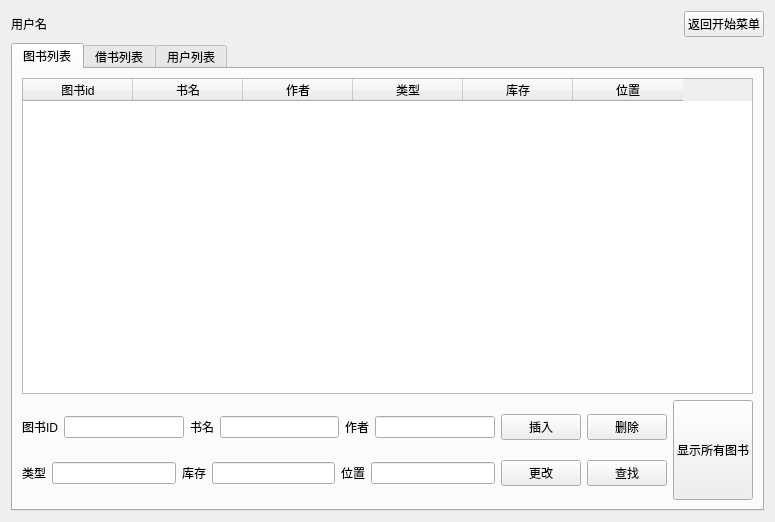
<?xml version="1.0" encoding="UTF-8"?>
<ui version="4.0">
 <class>Form</class>
 <widget class="QWidget" name="Form">
  <property name="geometry">
   <rect>
    <x>0</x>
    <y>0</y>
    <width>775</width>
    <height>522</height>
   </rect>
  </property>
  <property name="windowTitle">
   <string>管理员界面</string>
  </property>
  <layout class="QVBoxLayout" name="verticalLayout_5">
   <item>
    <layout class="QHBoxLayout" name="horizontalLayout_4">
     <item>
      <widget class="QLabel" name="label_name">
       <property name="text">
        <string>用户名</string>
       </property>
      </widget>
     </item>
     <item>
      <spacer name="horizontalSpacer">
       <property name="orientation">
        <enum>Qt::Horizontal</enum>
       </property>
       <property name="sizeHint" stdset="0">
        <size>
         <width>40</width>
         <height>20</height>
        </size>
       </property>
      </spacer>
     </item>
     <item>
      <widget class="QPushButton" name="pushButton">
       <property name="text">
        <string>返回开始菜单</string>
       </property>
      </widget>
     </item>
    </layout>
   </item>
   <item>
    <widget class="QTabWidget" name="tabWidget">
     <property name="font">
      <font>
       <kerning>true</kerning>
      </font>
     </property>
     <property name="currentIndex">
      <number>0</number>
     </property>
     <widget class="QWidget" name="tab">
      <attribute name="title">
       <string>图书列表</string>
      </attribute>
      <layout class="QVBoxLayout" name="verticalLayout_2">
       <item>
        <widget class="QTableWidget" name="tableWidget">
         <property name="editTriggers">
          <set>QAbstractItemView::NoEditTriggers</set>
         </property>
         <property name="showGrid">
          <bool>true</bool>
         </property>
         <property name="sortingEnabled">
          <bool>false</bool>
         </property>
         <attribute name="horizontalHeaderDefaultSectionSize">
          <number>110</number>
         </attribute>
         <column>
          <property name="text">
           <string>图书id</string>
          </property>
         </column>
         <column>
          <property name="text">
           <string>书名</string>
          </property>
         </column>
         <column>
          <property name="text">
           <string>作者</string>
          </property>
         </column>
         <column>
          <property name="text">
           <string>类型</string>
          </property>
         </column>
         <column>
          <property name="text">
           <string>库存</string>
          </property>
         </column>
         <column>
          <property name="text">
           <string>位置</string>
          </property>
         </column>
        </widget>
       </item>
       <item>
        <layout class="QHBoxLayout" name="horizontalLayout_3">
         <item>
          <layout class="QVBoxLayout" name="verticalLayout">
           <item>
            <layout class="QHBoxLayout" name="horizontalLayout">
             <item>
              <widget class="QLabel" name="label_4">
               <property name="text">
                <string>图书ID</string>
               </property>
              </widget>
             </item>
             <item>
              <widget class="QLineEdit" name="lineEdit_bid">
               <property name="sizePolicy">
                <sizepolicy hsizetype="Expanding" vsizetype="Fixed">
                 <horstretch>0</horstretch>
                 <verstretch>0</verstretch>
                </sizepolicy>
               </property>
              </widget>
             </item>
             <item>
              <widget class="QLabel" name="label">
               <property name="text">
                <string>书名</string>
               </property>
              </widget>
             </item>
             <item>
              <widget class="QLineEdit" name="lineEdit_bname"/>
             </item>
             <item>
              <widget class="QLabel" name="label_12">
               <property name="text">
                <string>作者</string>
               </property>
              </widget>
             </item>
             <item>
              <widget class="QLineEdit" name="lineEdit_bauthor"/>
             </item>
             <item>
              <widget class="QPushButton" name="Button_book_cr">
               <property name="text">
                <string>插入</string>
               </property>
              </widget>
             </item>
             <item>
              <widget class="QPushButton" name="Button_book_sc">
               <property name="text">
                <string>删除</string>
               </property>
              </widget>
             </item>
            </layout>
           </item>
           <item>
            <layout class="QHBoxLayout" name="horizontalLayout_2">
             <item>
              <widget class="QLabel" name="label_2">
               <property name="text">
                <string>类型</string>
               </property>
              </widget>
             </item>
             <item>
              <widget class="QLineEdit" name="lineEdit_btype"/>
             </item>
             <item>
              <widget class="QLabel" name="label_11">
               <property name="text">
                <string>库存</string>
               </property>
              </widget>
             </item>
             <item>
              <widget class="QLineEdit" name="lineEdit_bnumber"/>
             </item>
             <item>
              <widget class="QLabel" name="label_3">
               <property name="text">
                <string>位置</string>
               </property>
              </widget>
             </item>
             <item>
              <widget class="QLineEdit" name="lineEdit_bplace"/>
             </item>
             <item>
              <widget class="QPushButton" name="Button_book_gg">
               <property name="text">
                <string>更改</string>
               </property>
              </widget>
             </item>
             <item>
              <widget class="QPushButton" name="Button_book_cz">
               <property name="text">
                <string>查找</string>
               </property>
              </widget>
             </item>
            </layout>
           </item>
          </layout>
         </item>
         <item>
          <widget class="QPushButton" name="Button_book_display">
           <property name="sizePolicy">
            <sizepolicy hsizetype="Minimum" vsizetype="Fixed">
             <horstretch>0</horstretch>
             <verstretch>0</verstretch>
            </sizepolicy>
           </property>
           <property name="minimumSize">
            <size>
             <width>0</width>
             <height>100</height>
            </size>
           </property>
           <property name="text">
            <string>显示所有图书</string>
           </property>
          </widget>
         </item>
        </layout>
       </item>
      </layout>
     </widget>
     <widget class="QWidget" name="tab_2">
      <attribute name="title">
       <string>借书列表</string>
      </attribute>
      <layout class="QVBoxLayout" name="verticalLayout_4">
       <item>
        <widget class="QTableWidget" name="tableWidget_2">
         <property name="editTriggers">
          <set>QAbstractItemView::NoEditTriggers</set>
         </property>
         <property name="selectionMode">
          <enum>QAbstractItemView::ExtendedSelection</enum>
         </property>
         <property name="textElideMode">
          <enum>Qt::ElideRight</enum>
         </property>
         <property name="verticalScrollMode">
          <enum>QAbstractItemView::ScrollPerItem</enum>
         </property>
         <property name="sortingEnabled">
          <bool>false</bool>
         </property>
         <attribute name="horizontalHeaderDefaultSectionSize">
          <number>90</number>
         </attribute>
         <column>
          <property name="text">
           <string>序号</string>
          </property>
         </column>
         <column>
          <property name="text">
           <string>书ID</string>
          </property>
         </column>
         <column>
          <property name="text">
           <string>书名</string>
          </property>
         </column>
         <column>
          <property name="text">
           <string>用户账号</string>
          </property>
         </column>
         <column>
          <property name="text">
           <string>用户名</string>
          </property>
         </column>
         <column>
          <property name="text">
           <string>借阅时间</string>
          </property>
         </column>
         <column>
          <property name="text">
           <string>归还时间</string>
          </property>
         </column>
         <column>
          <property name="text">
           <string>是否归还</string>
          </property>
         </column>
        </widget>
       </item>
       <item>
        <layout class="QHBoxLayout" name="horizontalLayout_8">
         <item>
          <layout class="QVBoxLayout" name="verticalLayout_3">
           <item>
            <layout class="QHBoxLayout" name="horizontalLayout_5">
             <item>
              <widget class="QLabel" name="label_5">
               <property name="text">
                <string>序号</string>
               </property>
              </widget>
             </item>
             <item>
              <widget class="QLineEdit" name="lineEdit_rid"/>
             </item>
             <item>
              <widget class="QLabel" name="label_6">
               <property name="text">
                <string>图书ID</string>
               </property>
              </widget>
             </item>
             <item>
              <widget class="QLineEdit" name="lineEdit_rbid"/>
             </item>
             <item>
              <widget class="QLabel" name="label_7">
               <property name="text">
                <string>书名</string>
               </property>
              </widget>
             </item>
             <item>
              <widget class="QLineEdit" name="lineEdit_rbname"/>
             </item>
            </layout>
           </item>
           <item>
            <layout class="QHBoxLayout" name="horizontalLayout_6">
             <item>
              <widget class="QLabel" name="label_8">
               <property name="text">
                <string>借书人账号</string>
               </property>
              </widget>
             </item>
             <item>
              <widget class="QLineEdit" name="lineEdit_ruid"/>
             </item>
             <item>
              <widget class="QLabel" name="label_9">
               <property name="text">
                <string>借书人姓名</string>
               </property>
              </widget>
             </item>
             <item>
              <widget class="QLineEdit" name="lineEdit_runame"/>
             </item>
            </layout>
           </item>
           <item>
            <layout class="QHBoxLayout" name="horizontalLayout_7">
             <item>
              <widget class="QLabel" name="label_18">
               <property name="text">
                <string>是否归还</string>
               </property>
              </widget>
             </item>
             <item>
              <widget class="QComboBox" name="comboBox"/>
             </item>
             <item>
              <widget class="QLabel" name="label_10">
               <property name="text">
                <string>借阅日期在此之前:</string>
               </property>
              </widget>
             </item>
             <item>
              <widget class="QLineEdit" name="lineEdit_day">
               <property name="placeholderText">
                <string>yyyy-mm-dd</string>
               </property>
              </widget>
             </item>
            </layout>
           </item>
          </layout>
         </item>
         <item>
          <layout class="QGridLayout" name="gridLayout">
           <item row="0" column="2">
            <widget class="QPushButton" name="Button_record_cz">
             <property name="text">
              <string>查找</string>
             </property>
            </widget>
           </item>
           <item row="1" column="2">
            <widget class="QPushButton" name="Button_record_gg">
             <property name="text">
              <string>归还</string>
             </property>
            </widget>
           </item>
          </layout>
         </item>
         <item>
          <widget class="QPushButton" name="Button_record_display">
           <property name="minimumSize">
            <size>
             <width>0</width>
             <height>100</height>
            </size>
           </property>
           <property name="text">
            <string>显示所有借书记录</string>
           </property>
          </widget>
         </item>
        </layout>
       </item>
      </layout>
     </widget>
     <widget class="QWidget" name="tab_3">
      <attribute name="title">
       <string>用户列表</string>
      </attribute>
      <layout class="QVBoxLayout" name="verticalLayout_7">
       <item>
        <widget class="QTableWidget" name="tableWidget_3">
         <property name="editTriggers">
          <set>QAbstractItemView::NoEditTriggers</set>
         </property>
         <property name="sortingEnabled">
          <bool>false</bool>
         </property>
         <column>
          <property name="text">
           <string>账号</string>
          </property>
         </column>
         <column>
          <property name="text">
           <string>姓名</string>
          </property>
         </column>
         <column>
          <property name="text">
           <string>密码</string>
          </property>
         </column>
         <column>
          <property name="text">
           <string>性别</string>
          </property>
         </column>
         <column>
          <property name="text">
           <string>生日</string>
          </property>
         </column>
        </widget>
       </item>
       <item>
        <layout class="QHBoxLayout" name="horizontalLayout_11">
         <item>
          <layout class="QVBoxLayout" name="verticalLayout_6">
           <item>
            <layout class="QHBoxLayout" name="horizontalLayout_9">
             <item>
              <widget class="QLabel" name="label_13">
               <property name="text">
                <string>用户账号</string>
               </property>
              </widget>
             </item>
             <item>
              <widget class="QLineEdit" name="lineEdit_userid"/>
             </item>
             <item>
              <widget class="QLabel" name="label_15">
               <property name="text">
                <string>用户姓名</string>
               </property>
              </widget>
             </item>
             <item>
              <widget class="QLineEdit" name="lineEdit_username"/>
             </item>
             <item>
              <widget class="QLabel" name="label_14">
               <property name="text">
                <string>用户密码</string>
               </property>
              </widget>
             </item>
             <item>
              <widget class="QLineEdit" name="lineEdit_userpassword"/>
             </item>
            </layout>
           </item>
           <item>
            <layout class="QHBoxLayout" name="horizontalLayout_10">
             <item>
              <widget class="QLabel" name="label_16">
               <property name="text">
                <string>用户性别</string>
               </property>
              </widget>
             </item>
             <item>
              <widget class="QComboBox" name="comboBox_2"/>
             </item>
             <item>
              <widget class="QLabel" name="label_17">
               <property name="text">
                <string>用户生日</string>
               </property>
              </widget>
             </item>
             <item>
              <widget class="QLineEdit" name="lineEdit_userbirthday">
               <property name="placeholderText">
                <string>yyyy-mm-dd</string>
               </property>
              </widget>
             </item>
            </layout>
           </item>
          </layout>
         </item>
         <item>
          <layout class="QGridLayout" name="gridLayout_2">
           <item row="0" column="0">
            <widget class="QPushButton" name="Button_user_cr">
             <property name="text">
              <string>增加</string>
             </property>
            </widget>
           </item>
           <item row="0" column="1">
            <widget class="QPushButton" name="Button_user_sc">
             <property name="text">
              <string>删除</string>
             </property>
            </widget>
           </item>
           <item row="1" column="1">
            <widget class="QPushButton" name="Button_user_cz">
             <property name="text">
              <string>查找</string>
             </property>
            </widget>
           </item>
           <item row="1" column="0">
            <widget class="QPushButton" name="Button_user_gg">
             <property name="text">
              <string>更改</string>
             </property>
            </widget>
           </item>
          </layout>
         </item>
         <item>
          <widget class="QPushButton" name="Button_user_display">
           <property name="minimumSize">
            <size>
             <width>0</width>
             <height>100</height>
            </size>
           </property>
           <property name="text">
            <string>显示所有用户</string>
           </property>
          </widget>
         </item>
        </layout>
       </item>
      </layout>
     </widget>
    </widget>
   </item>
  </layout>
 </widget>
 <resources/>
 <connections/>
</ui>
